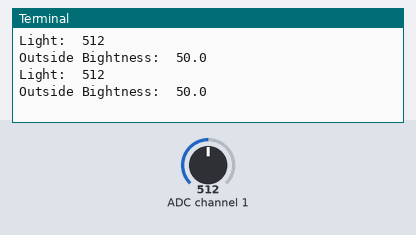
This program was run on a simulated Raspberry Pi (BCM pin numbers). On the bench: the last lines printed to the terminal. The inputs (shaded band) are chosen by the test bench; at power-on: ADC channel 1 = 512 (analog values on the 0–1023 scale).

Above: at 1.2 s.
1.3 s: ADC channel 1 set to 716
At 2.6 s:
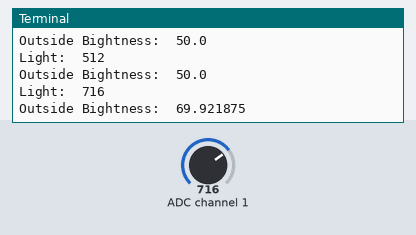
2.8 s: ADC channel 1 set to 900
At 3.6 s:
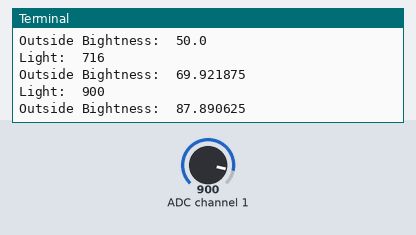
Timing chart, 0 to 5.8 s (numbered marks = the images above; inputs shaded):
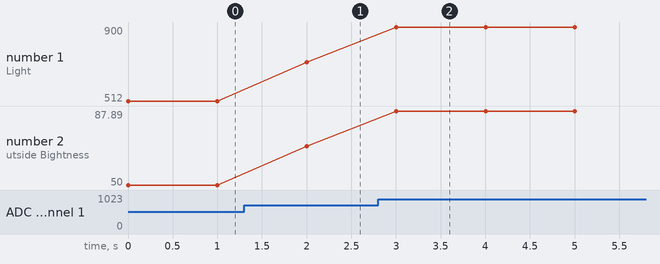

The program:

Light.py
```python
import time
import os
import RPi.GPIO as GPIO

GPIO.setmode(GPIO.BCM)
DEBUG = 1

# read SPI data from MCP3008 chip, 8 possible adc's (0 thru 7)
def readadc(adcnum, clockpin, mosipin, misopin, cspin):
        if ((adcnum > 7) or (adcnum < 0)):
                return -1
        GPIO.output(cspin, True)

        GPIO.output(clockpin, False)  # start clock low
        GPIO.output(cspin, False)     # bring CS low

        commandout = adcnum
        commandout |= 0x18  # start bit + single-ended bit
        commandout <<= 3    # we only need to send 5 bits here
        for i in range(5):
                if (commandout & 0x80):
                        GPIO.output(mosipin, True)
                else:
                        GPIO.output(mosipin, False)
                commandout <<= 1
                GPIO.output(clockpin, True)
                GPIO.output(clockpin, False)

        adcout = 0
        # read in one empty bit, one null bit and 10 ADC bits
        for i in range(12):
                GPIO.output(clockpin, True)
                GPIO.output(clockpin, False)
                adcout <<= 1
                if (GPIO.input(misopin)):
                        adcout |= 0x1

        GPIO.output(cspin, True)

        adcout >>= 1       # first bit is 'null' so drop it
        return adcout

# change these as desired - they're the pins connected from the
# SPI port on the ADC to the Cobbler
SPICLK = 18
SPIMISO = 23
SPIMOSI = 24
SPICS = 25

# set up the SPI interface pins
GPIO.setup(SPIMOSI, GPIO.OUT)
GPIO.setup(SPIMISO, GPIO.IN)
GPIO.setup(SPICLK, GPIO.OUT)
GPIO.setup(SPICS, GPIO.OUT)

# 10k trim pot connected to adc #0
Photo_Sensor = 1;

last_read = 0       # this keeps track of the last potentiometer value
tolerance = 5       # to keep from being jittery we'll only change
                    # volume when the pot has moved more than 5 'counts'

def translate(value, leftMin, leftMax, rightMin, rightMax):
    # Figure out how 'wide' each range is
    leftSpan = leftMax - leftMin
    rightSpan = rightMax - rightMin

    # Convert the left range into a 0-1 range (float)
    valueScaled = float(value - leftMin) / float(leftSpan)

    # Convert the 0-1 range into a value in the right range.
    return rightMin + (valueScaled * rightSpan)

while True:
        # we'll assume that the pot didn't move
       # trim_pot_changed = true

        # read the analog pin
        adc_value = readadc(Photo_Sensor, SPICLK, SPIMOSI, SPIMISO, SPICS)
        # how much has it changed since the last r
       # value = eadadc(Photo_Sensor, SPICLK, SPIMOSI, SPIMISO, SPICS)
        #  pot_adjust = abs(trim_pot - last_read)
        Percent = translate(adc_value, 0, 1024, 0, 100)
        if DEBUG:
		print "Light: ", adc_value
		print "Outside Bightness: ", Percent
		#print "Light Value:", illuminance
               # print "pot_adjust:", pot_adjust
           #      print "last_read", last_read
        # if ( pot_adjust > tolerance ):
          #      trim_pot_changed = True

       #  if DEBUG:
         #        print "trim_pot_changed", trim_pot_changed

      #  if ( trim_pot_changed ):
       #         set_volume = trim_pot / 10.24           # convert 10bit adc0 (0-1024) trim pot read into 0-100 volume level
        #        set_volume = round(set_volume)          # round out decimal value
         #       set_volume = int(set_volume)            # cast volume as integer

          #      print 'Volume = {volume}%' .format(volume = set_volume)
           #     set_vol_cmd = 'sudo amixer cset numid=1 -- {volume}% > /dev/null' .format(volume = set_volume)
            #    os.system(set_vol_cmd)  # set volume

             #   if DEBUG:
              #          print "set_volume", set_volume
               #         print "tri_pot_changed", set_volume

                # save the potentiometer reading for the next loop
                #last_read = trim_pot

        # hang out and do nothing for a half second
        time.sleep(1)
```

Measured:
- after the input at 1.3 s, the terminal: prints a new line after 0.70 s (image 1)
- after the input at 2.8 s, the terminal: prints a new line after 0.20 s (image 2)
- plotted number 1: 512 → 716 after the input at 1.3 s, 716 → 900 after the input at 2.8 s
- plotted number 2: 50 → 69.92 after the input at 1.3 s, 69.92 → 87.89 after the input at 2.8 s
